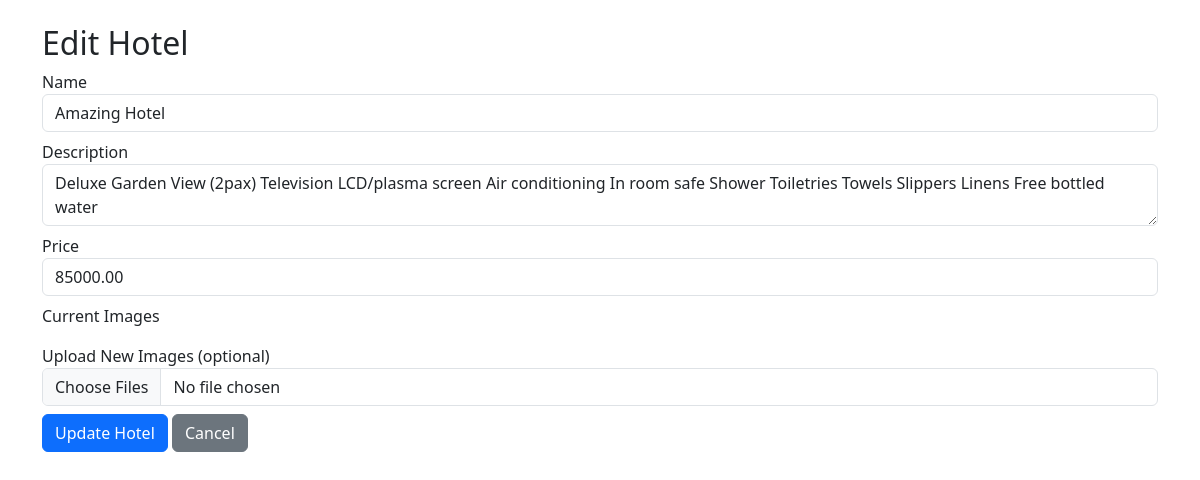
Screenshot of /admin/edit_hotel.php?id=3 (signed in) with the database file from the repository.
### tables this page shows
CREATE TABLE `hotels` (
  `id` int(11) NOT NULL,
  `name` varchar(255) NOT NULL,
  `description` text NOT NULL,
  `image` varchar(255) NOT NULL,
  `price` decimal(10,2) NOT NULL,
  `created_at` timestamp NOT NULL DEFAULT current_timestamp(),
  `location_embed` text DEFAULT NULL
);

### admin/edit_hotel.php (the view, shortened to what this page needs)
<?php
include('../includes/db.php');
$id = (int)$_GET['id'];
$hotel = $conn->query("SELECT * FROM hotels WHERE id = $id")->fetch_assoc();
?>
<!DOCTYPE html>
<html>
<head>
    <link href="https://cdn.jsdelivr.net/npm/bootstrap@5.3.0/dist/css/bootstrap.min.css" rel="stylesheet">
</head>
<body class="p-4">
<div class="container">
    <h2>Edit Hotel</h2>
    <form method="POST" enctype="multipart/form-data">
        <div class="mb-2">
            <label>Name</label>
            <input type="text" name="name" class="form-control" value="<?= htmlspecialchars($hotel['name']) ?>" required>
        </div>
        <div class="mb-2">
            <label>Description</label>
            <textarea name="description" class="form-control" required><?= htmlspecialchars($hotel['description']) ?></textarea>
        </div>
        <div class="mb-2">
            <label>Price</label>
            <input type="number" name="price" class="form-control" value="<?= $hotel['price'] ?>" required>
        </div>
        <div class="mb-3">
            <label>Current Images</label><br>
        </div>
        <div class="mb-2">
            <label>Upload New Images (optional)</label>
            <input type="file" name="images[]" class="form-control" multiple>
        </div>
        <button type="submit" class="btn btn-primary">Update Hotel</button>
        <a href="manage_hotels.php" class="btn btn-secondary">Cancel</a>
    </form>
</div>
</body>
</html>

### rows the page displays
hotels: name "Amazing Hotel", description "Deluxe Garden View (2pax) Television LCD/plasma screen Air conditioning In room safe Shower Toiletries Towels Slippers Linens Free bottled water", price "85000.00"
